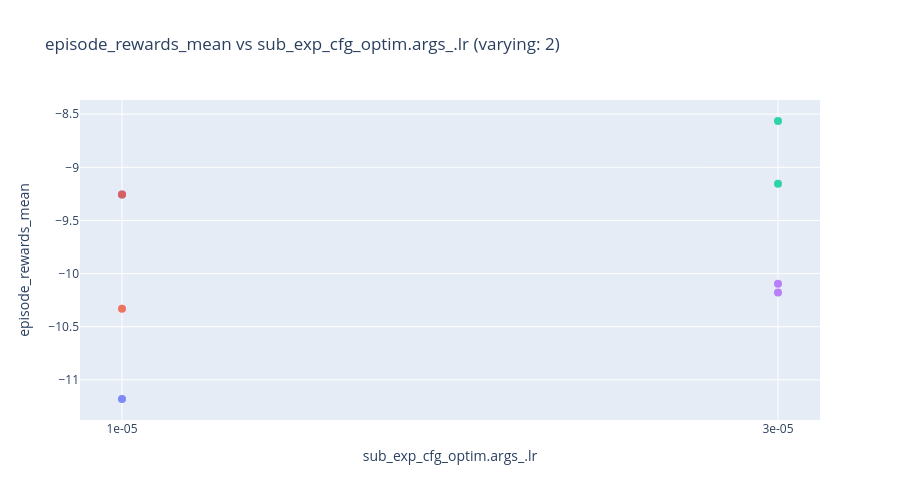
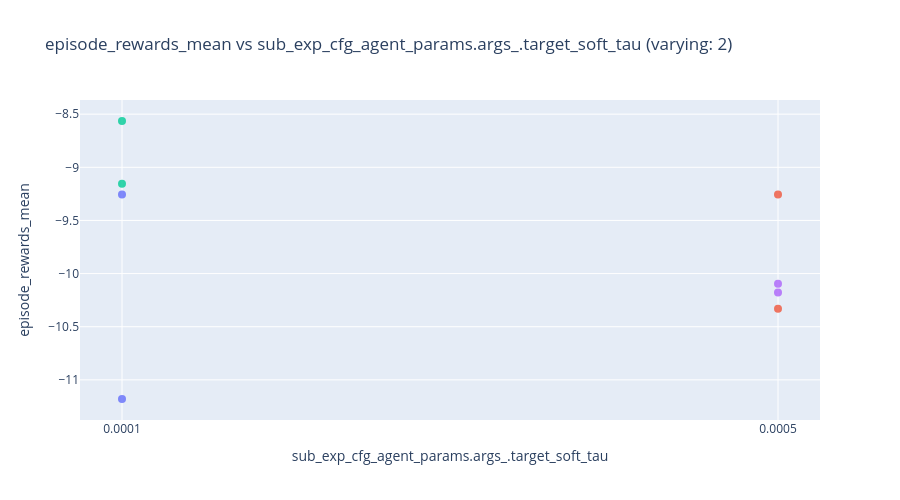

Notebook code for these charts, in order:
### Code cell
import plotly.express as px

# --- config ---
target_col = "episode_rewards_mean"  # your target metric
color_col = "experiment_name"  # optional color grouping
readable_names = {
    # optional friendly names; falls back to raw column name if missing
    # "hp_raw_name": "Pretty Name",
}

# --- build plots ---
varying_hps = [hp for hp in hyperparam_columns if sub_df[hp].nunique(dropna=False) > 1]

if not varying_hps:
    print("No hyperparameters with more than one unique value — nothing to plot.")
else:
    for hp in varying_hps:
        # Rename only the current x column (leave others as-is for hover)
        x_name = readable_names.get(hp, hp)
        plot_df = sub_df.rename(columns={hp: x_name})

        fig = px.scatter(
            plot_df,
            x=x_name,
            y=target_col,
            color=color_col if color_col in plot_df.columns else None,
            hover_data=hyperparam_columns,  # handy to inspect full config per point
            title=f"{target_col} vs {x_name} (varying: {sub_df[hp].nunique(dropna=False)})",
            height=500,
        )
        fig.update_traces(mode="markers", marker=dict(size=8, opacity=0.8))
        fig.update_layout(showlegend=False)
        fig.show()

### Figure 1 — Plotly figure (JSON) as saved in the notebook; plotly's stock layout.template omitted (floating-point values rounded to 4 significant figures)
{"data": [{"customdata": [["0.0001", "fixed_res"], ["0.0001", "fixed_res"]], "hovertemplate": "experiment_name=0000_optim.args_.lr_1e-05__agent_params.args_.target_soft_tau_0.0001__experiment_fixed_res<br>sub_exp_cfg_optim.args_.lr=%{x}<br>episode_rewards_mean=%{y}<br>sub_exp_cfg_agent_params.args_.target_soft_tau=%{customdata[0]}<br>sub_exp_cfg_experiment=%{customdata[1]}<extra></extra>", "legendgroup": "0000_optim.args_.lr_1e-05__agent_params.args_.target_soft_tau_0.0001__experiment_fixed_res", "marker": {"color": "#636efa", "opacity": 0.8, "size": 8, "symbol": "circle"}, "mode": "markers", "name": "0000_optim.args_.lr_1e-05__agent_params.args_.target_soft_tau_0.0001__experiment_fixed_res", "orientation": "v", "showlegend": true, "type": "scatter", "x": ["1e-05", "1e-05"], "xaxis": "x", "y": [-11.18, -9.255], "yaxis": "y"}, {"customdata": [["0.0005", "fixed_res"], ["0.0005", "fixed_res"]], "hovertemplate": "experiment_name=0001_optim.args_.lr_1e-05__agent_params.args_.target_soft_tau_0.0005__experiment_fixed_res<br>sub_exp_cfg_optim.args_.lr=%{x}<br>episode_rewards_mean=%{y}<br>sub_exp_cfg_agent_params.args_.target_soft_tau=%{customdata[0]}<br>sub_exp_cfg_experiment=%{customdata[1]}<extra></extra>", "legendgroup": "0001_optim.args_.lr_1e-05__agent_params.args_.target_soft_tau_0.0005__experiment_fixed_res", "marker": {"color": "#EF553B", "opacity": 0.8, "size": 8, "symbol": "circle"}, "mode": "markers", "name": "0001_optim.args_.lr_1e-05__agent_params.args_.target_soft_tau_0.0005__experiment_fixed_res", "orientation": "v", "showlegend": true, "type": "scatter", "x": ["1e-05", "1e-05"], "xaxis": "x", "y": [-9.256, -10.33], "yaxis": "y"}, {"customdata": [["0.0001", "fixed_res"], ["0.0001", "fixed_res"]], "hovertemplate": "experiment_name=0002_optim.args_.lr_3e-05__agent_params.args_.target_soft_tau_0.0001__experiment_fixed_res<br>sub_exp_cfg_optim.args_.lr=%{x}<br>episode_rewards_mean=%{y}<br>sub_exp_cfg_agent_params.args_.target_soft_tau=%{customdata[0]}<br>sub_exp_cfg_experiment=%{customdata[1]}<extra></extra>", "legendgroup": "0002_optim.args_.lr_3e-05__agent_params.args_.target_soft_tau_0.0001__experiment_fixed_res", "marker": {"color": "#00cc96", "opacity": 0.8, "size": 8, "symbol": "circle"}, "mode": "markers", "name": "0002_optim.args_.lr_3e-05__agent_params.args_.target_soft_tau_0.0001__experiment_fixed_res", "orientation": "v", "showlegend": true, "type": "scatter", "x": ["3e-05", "3e-05"], "xaxis": "x", "y": [-9.155, -8.564], "yaxis": "y"}, {"customdata": [["0.0005", "fixed_res"], ["0.0005", "fixed_res"]], "hovertemplate": "experiment_name=0003_optim.args_.lr_3e-05__agent_params.args_.target_soft_tau_0.0005__experiment_fixed_res<br>sub_exp_cfg_optim.args_.lr=%{x}<br>episode_rewards_mean=%{y}<br>sub_exp_cfg_agent_params.args_.target_soft_tau=%{customdata[0]}<br>sub_exp_cfg_experiment=%{customdata[1]}<extra></extra>", "legendgroup": "0003_optim.args_.lr_3e-05__agent_params.args_.target_soft_tau_0.0005__experiment_fixed_res", "marker": {"color": "#ab63fa", "opacity": 0.8, "size": 8, "symbol": "circle"}, "mode": "markers", "name": "0003_optim.args_.lr_3e-05__agent_params.args_.target_soft_tau_0.0005__experiment_fixed_res", "orientation": "v", "showlegend": true, "type": "scatter", "x": ["3e-05", "3e-05"], "xaxis": "x", "y": [-10.18, -10.1], "yaxis": "y"}], "layout": {"height": 500, "legend": {"title": {"text": "experiment_name"}, "tracegroupgap": 0}, "showlegend": false, "title": {"text": "episode_rewards_mean vs sub_exp_cfg_optim.args_.lr (varying: 2)"}, "xaxis": {"anchor": "y", "domain": [0, 1], "title": {"text": "sub_exp_cfg_optim.args_.lr"}}, "yaxis": {"anchor": "x", "domain": [0, 1], "title": {"text": "episode_rewards_mean"}}}}

### Figure 2 — Plotly figure (JSON) as saved in the notebook; plotly's stock layout.template omitted (floating-point values rounded to 4 significant figures)
{"data": [{"customdata": [["1e-05", "fixed_res"], ["1e-05", "fixed_res"]], "hovertemplate": "experiment_name=0000_optim.args_.lr_1e-05__agent_params.args_.target_soft_tau_0.0001__experiment_fixed_res<br>sub_exp_cfg_agent_params.args_.target_soft_tau=%{x}<br>episode_rewards_mean=%{y}<br>sub_exp_cfg_optim.args_.lr=%{customdata[0]}<br>sub_exp_cfg_experiment=%{customdata[1]}<extra></extra>", "legendgroup": "0000_optim.args_.lr_1e-05__agent_params.args_.target_soft_tau_0.0001__experiment_fixed_res", "marker": {"color": "#636efa", "opacity": 0.8, "size": 8, "symbol": "circle"}, "mode": "markers", "name": "0000_optim.args_.lr_1e-05__agent_params.args_.target_soft_tau_0.0001__experiment_fixed_res", "orientation": "v", "showlegend": true, "type": "scatter", "x": ["0.0001", "0.0001"], "xaxis": "x", "y": [-11.18, -9.255], "yaxis": "y"}, {"customdata": [["1e-05", "fixed_res"], ["1e-05", "fixed_res"]], "hovertemplate": "experiment_name=0001_optim.args_.lr_1e-05__agent_params.args_.target_soft_tau_0.0005__experiment_fixed_res<br>sub_exp_cfg_agent_params.args_.target_soft_tau=%{x}<br>episode_rewards_mean=%{y}<br>sub_exp_cfg_optim.args_.lr=%{customdata[0]}<br>sub_exp_cfg_experiment=%{customdata[1]}<extra></extra>", "legendgroup": "0001_optim.args_.lr_1e-05__agent_params.args_.target_soft_tau_0.0005__experiment_fixed_res", "marker": {"color": "#EF553B", "opacity": 0.8, "size": 8, "symbol": "circle"}, "mode": "markers", "name": "0001_optim.args_.lr_1e-05__agent_params.args_.target_soft_tau_0.0005__experiment_fixed_res", "orientation": "v", "showlegend": true, "type": "scatter", "x": ["0.0005", "0.0005"], "xaxis": "x", "y": [-9.256, -10.33], "yaxis": "y"}, {"customdata": [["3e-05", "fixed_res"], ["3e-05", "fixed_res"]], "hovertemplate": "experiment_name=0002_optim.args_.lr_3e-05__agent_params.args_.target_soft_tau_0.0001__experiment_fixed_res<br>sub_exp_cfg_agent_params.args_.target_soft_tau=%{x}<br>episode_rewards_mean=%{y}<br>sub_exp_cfg_optim.args_.lr=%{customdata[0]}<br>sub_exp_cfg_experiment=%{customdata[1]}<extra></extra>", "legendgroup": "0002_optim.args_.lr_3e-05__agent_params.args_.target_soft_tau_0.0001__experiment_fixed_res", "marker": {"color": "#00cc96", "opacity": 0.8, "size": 8, "symbol": "circle"}, "mode": "markers", "name": "0002_optim.args_.lr_3e-05__agent_params.args_.target_soft_tau_0.0001__experiment_fixed_res", "orientation": "v", "showlegend": true, "type": "scatter", "x": ["0.0001", "0.0001"], "xaxis": "x", "y": [-9.155, -8.564], "yaxis": "y"}, {"customdata": [["3e-05", "fixed_res"], ["3e-05", "fixed_res"]], "hovertemplate": "experiment_name=0003_optim.args_.lr_3e-05__agent_params.args_.target_soft_tau_0.0005__experiment_fixed_res<br>sub_exp_cfg_agent_params.args_.target_soft_tau=%{x}<br>episode_rewards_mean=%{y}<br>sub_exp_cfg_optim.args_.lr=%{customdata[0]}<br>sub_exp_cfg_experiment=%{customdata[1]}<extra></extra>", "legendgroup": "0003_optim.args_.lr_3e-05__agent_params.args_.target_soft_tau_0.0005__experiment_fixed_res", "marker": {"color": "#ab63fa", "opacity": 0.8, "size": 8, "symbol": "circle"}, "mode": "markers", "name": "0003_optim.args_.lr_3e-05__agent_params.args_.target_soft_tau_0.0005__experiment_fixed_res", "orientation": "v", "showlegend": true, "type": "scatter", "x": ["0.0005", "0.0005"], "xaxis": "x", "y": [-10.18, -10.1], "yaxis": "y"}], "layout": {"height": 500, "legend": {"title": {"text": "experiment_name"}, "tracegroupgap": 0}, "showlegend": false, "title": {"text": "episode_rewards_mean vs sub_exp_cfg_agent_params.args_.target_soft_tau (varying: 2)"}, "xaxis": {"anchor": "y", "domain": [0, 1], "title": {"text": "sub_exp_cfg_agent_params.args_.target_soft_tau"}}, "yaxis": {"anchor": "x", "domain": [0, 1], "title": {"text": "episode_rewards_mean"}}}}
